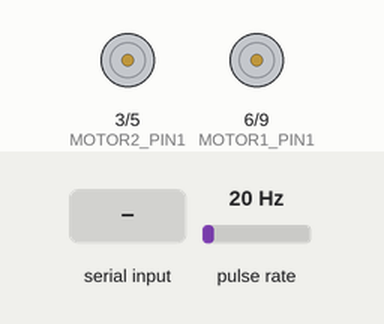
A sketch run on a simulated Arduino Uno, built with avr-gcc and run on an emulated ATmega328P. Shown: motor-driver pin pairs drawn as motors (green arrow = first pin HIGH = forward, orange = second pin HIGH = backward, longer = more drive). Wiring (inferred from the names in the program): pulse sensor: data pin 2. Inputs (shaded band) come from the test bench; at power-on: pulse rate 20 Hz. What the sketch prints to the serial monitor is not drawn.

Above: at 1.2 s.
1.3 s: "1" received over the second serial link
At 2.5 s:
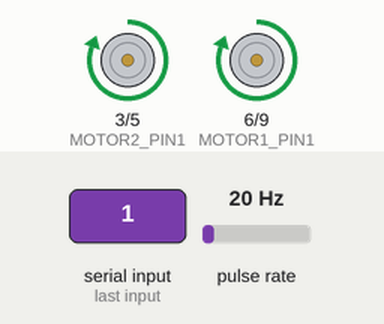
2.8 s: "2" received over the second serial link
At 3.7 s:
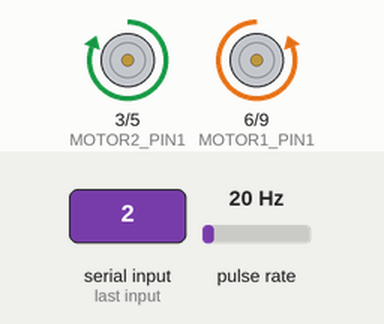
4.3 s: "3" received over the second serial link
At 4.8 s:
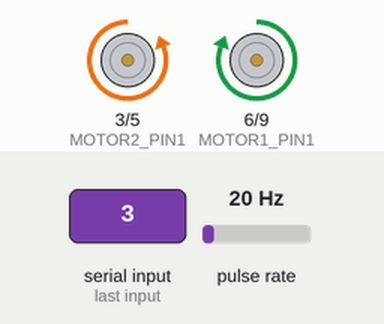
5.8 s: "4" received over the second serial link
At 7.0 s:
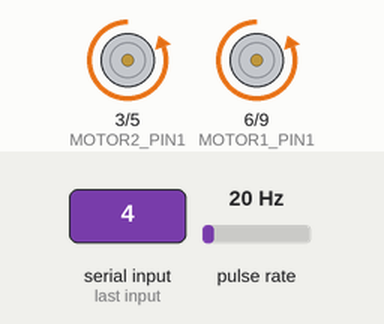
7.3 s: "s" received over the second serial link
At 8.3 s:
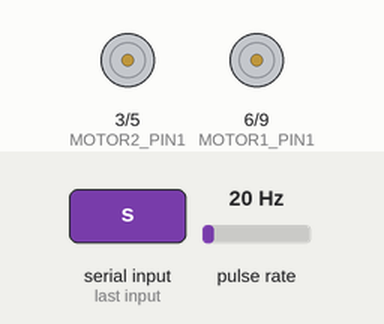
Timing chart, 0 to 9.8 s (numbered marks = the images above; inputs shaded):
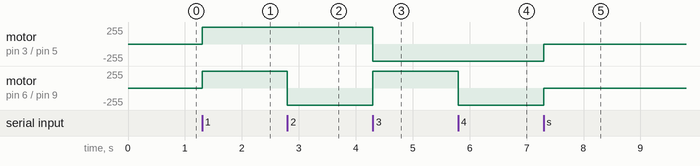

The sketch:

main.ino
```cpp
/*
Aici se includ librariile.
dht e pentru senzorul de temperatura si umiditate
SoftwareSerial e pentru bluetooth
OneWire si DallasTemperature sunt pentru temperatura apei

*/

#include <dht.h>
#include <SoftwareSerial.h>// import the serial library
#include <OneWire.h>
#include <DallasTemperature.h>


//pin pentru umid si temperatura
#define dht_apin A0

//pentru temperatura apei
#define ONE_WIRE_BUS 12
OneWire oneWire(ONE_WIRE_BUS);
DallasTemperature sensors(&oneWire);


int MOTOR2_PIN1 = 3;
int MOTOR2_PIN2 = 5;
int MOTOR1_PIN1 = 6;
int MOTOR1_PIN2 = 9;


//variabile debit
volatile int flow_frequency; // Pulsatii senzor debit
unsigned int l_hour; // Litrii pe ora
unsigned char flowsensor = 2; // Inputul senzorului
unsigned long currentTime;
unsigned long cloopTime;
void flow () //
{
   flow_frequency++;
}

float Celsius = 0;


char data;

SoftwareSerial bluetooth(10, 11); // RX, TX

dht DHT;


void setup() {
  pinMode(MOTOR1_PIN1, OUTPUT);
  pinMode(MOTOR1_PIN2, OUTPUT);
  pinMode(MOTOR2_PIN1, OUTPUT);
  pinMode(MOTOR2_PIN2, OUTPUT);
  bluetooth.begin(9600);

   sensors.begin();

   pinMode(flowsensor, INPUT);
   digitalWrite(flowsensor, HIGH);
   Serial.begin(9600);
   attachInterrupt(0, flow, RISING);
   sei(); // Enable interrupts
   currentTime = millis();
   cloopTime = currentTime;
}

void loop() {

  /*
  programul asculta constant pentru bluetooth
  daca ia 1 merge inainte
  2 intoarce la stanga (Sistem senilat)
  3 intoarce la dreapta (sistem senilat)
  4 intoarce inapoi

  s = stop

  t = temperatura
  h = umiditate
  w = temperatura apei
  d = debitul apei


  */
   if (bluetooth.available())
   {
     data=bluetooth.read();
     if(data=='1')
     {
       // if number 1 pressed ...
       while(!bluetooth.available()) {
         go(255,255);
       }
     }
  if (data=='2')
  {// if number 0 pressed ....
    while(!bluetooth.available())
      go(-255,255);
  }

  if(data=='3') //dreapta
  {
    while(!bluetooth.available())
      go(255,-255);

  }


  if(data=='4') //inapoi
  {
    while(!bluetooth.available())
      go(-255,-255);
  }

 if(data=='s') //opreste
 {
   while(!(bluetooth.available()))
     go(0,0);
 }

 if(data=='t')
 {
   bluetooth.println("Temperatura este ");
   bluetooth.println(temperature()-5);
 }

 if(data=='h')
 {
   bluetooth.println("Umiditatea este ");
   bluetooth.println(humidity());
 }

 if(data=='w')
 {
   bluetooth.println("Temperatura apei este:  ");
   bluetooth.println(waterTemperature());
  }
 }


 if(data=='d')
 {
   bluetooth.println("Debitul este: ");
  while(!bluetooth.available())
   bluetooth.println(debit());
}
}

void go(int speedLeft, int speedRight) {
  if (speedLeft > 0) {
    analogWrite(MOTOR1_PIN1, speedLeft);
    analogWrite(MOTOR1_PIN2, 0);
    Serial.print("pula");
  }
  else {
    analogWrite(MOTOR1_PIN1, 0);
    analogWrite(MOTOR1_PIN2, -speedLeft);
  }

  if (speedRight > 0) {
    analogWrite(MOTOR2_PIN1, speedRight);
    analogWrite(MOTOR2_PIN2, 0);
  }else {
    analogWrite(MOTOR2_PIN1, 0);
    analogWrite(MOTOR2_PIN2, -speedRight);
  }
}


int temperature()
{

    DHT.read11(dht_apin);
    return DHT.temperature;
}

int humidity ()
{
  DHT.read11(dht_apin);
  return DHT.humidity;
}

int waterTemperature()
{
  sensors.requestTemperatures();
  Celsius = sensors.getTempCByIndex(0);
  return Celsius;

}

int debit()
{
     currentTime = millis();
   if(currentTime >= (cloopTime + 1000))
   {
      cloopTime = currentTime;
      // Pulse frequency (Hz) = 7.5Q, Q is flow rate in L/min.
      l_hour = (flow_frequency * 60 / 7.5); // (Pulse frequency x 60 min) / 7.5Q = flowrate in L/hour
      flow_frequency = 0; // Reset Counter
   }

   return l_hour;

}
```

Measured:
- after the input at 1.3 s, motor on pin 3 (MOTOR2_PIN1) / pin 5 (MOTOR2_PIN2), motor on pin 6 (MOTOR1_PIN1) / pin 9 (MOTOR1_PIN2): stopped → forward 255/255 at once
- after the input at 2.8 s, motor on pin 6 (MOTOR1_PIN1) / pin 9 (MOTOR1_PIN2): forward 255/255 → backward 255/255 at once
- after the input at 4.3 s, motor on pin 3 (MOTOR2_PIN1) / pin 5 (MOTOR2_PIN2): forward 255/255 → backward 255/255 at once; motor on pin 6 (MOTOR1_PIN1) / pin 9 (MOTOR1_PIN2): backward 255/255 → forward 255/255 at once
- after the input at 5.8 s, motor on pin 6 (MOTOR1_PIN1) / pin 9 (MOTOR1_PIN2): forward 255/255 → backward 255/255 at once
- after the input at 7.3 s, motor on pin 3 (MOTOR2_PIN1) / pin 5 (MOTOR2_PIN2), motor on pin 6 (MOTOR1_PIN1) / pin 9 (MOTOR1_PIN2): backward 255/255 → stopped at once
